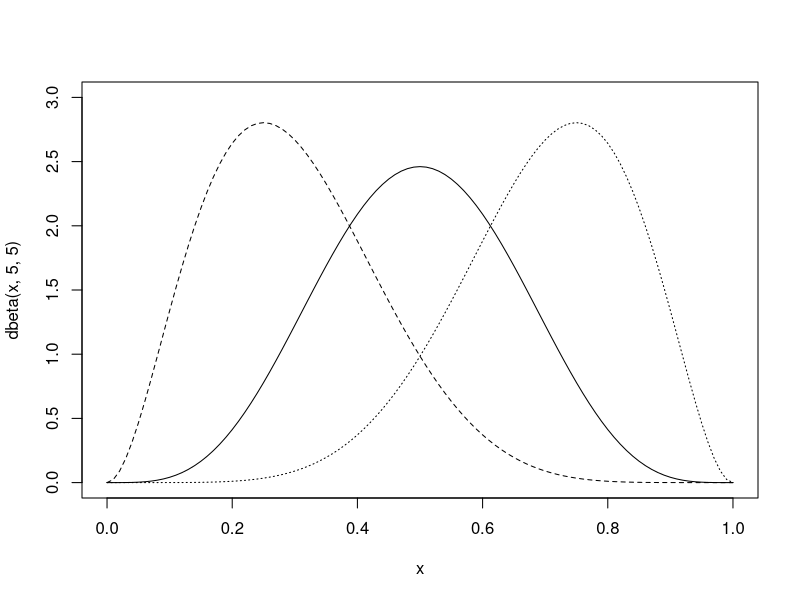
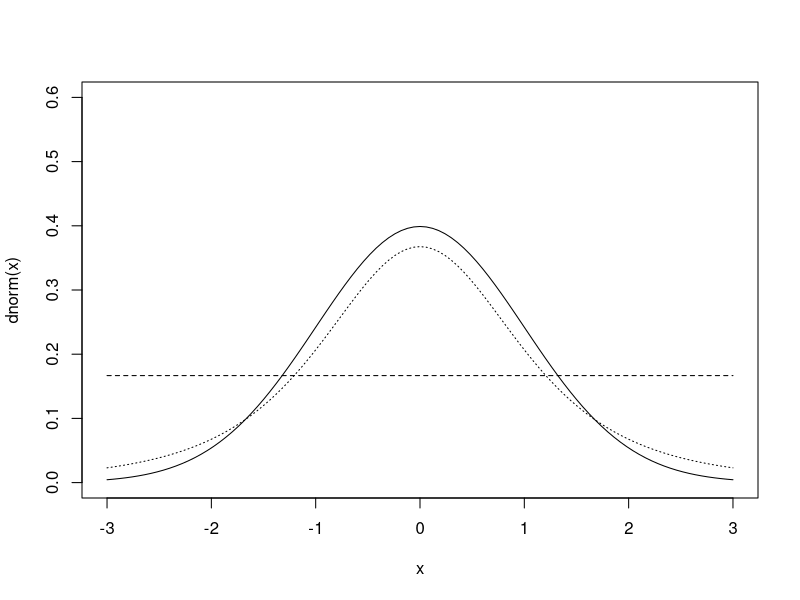

R code for these plots, in order:
## ---- chunk 1
x <- 1:5
x
xsum <- 0
for (i in 1:length(x)) {
  ## Code in braces will be repeated for every value of i
  xsum <- xsum + x[i]
}
xsum
## ---- chunk 2
curve(dbeta(x,5,5),xlim=c(0,1),ylim=c(0,3.0),lty=1)
curve(dbeta(x,3,7),lty=2,add=TRUE)
curve(dbeta(x,7,3),lty=3,add=TRUE)
## ---- chunk 3
curve(dnorm(x),xlim=c(-3,3),ylim=c(0, .6),lty=1)
curve(dunif((x+3)/6)/6,lty=2,add=TRUE)
curve(dt(x,df=3),lty=3,add=TRUE)
